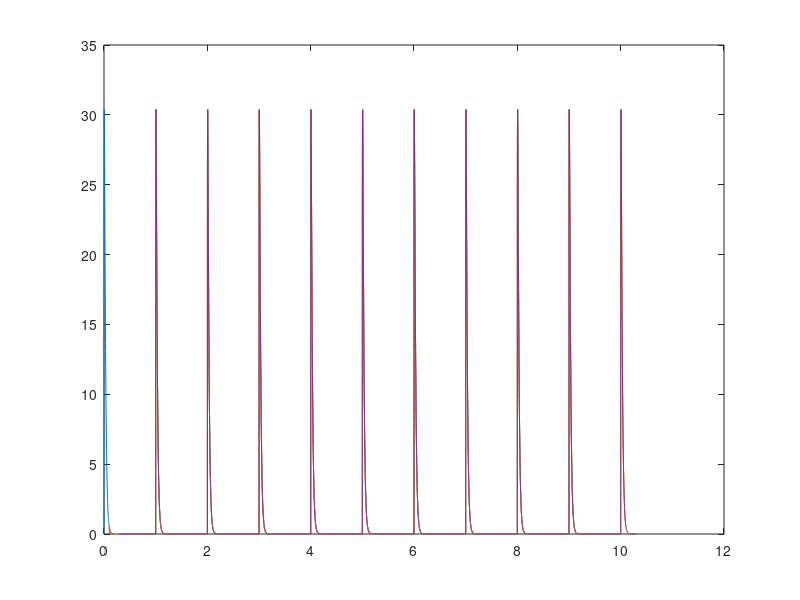

Recreate this plot in MATLAB.
dt = 1e-3;
N = round(1/dt)*10;
t = zeros(N,4);
t(1,:) = 0:.1:.3;

% Pulse (Gamma) function and parameters.
a = 1.25;
b = .02;
% ¡ remember to set negative t to zero!
Pt = @(t,a,b)(1./(b.^a.*gamma(a)).*t.^(a-1).*exp(-t./b));


p = t*0;
events = zeros(size(t,2),1);
for n = 2:size(t,1)
    t(n,:) = t(n-1,:) + dt;
    % event detector.
    % this is a shortcut for neural response to a zero-crossing event + short refractory period.
    for c = 1:numel(events)
        if (mod(t(n,c),1)<mod(t(n-1,c),1)) && ((t(n,c)-events(c))>.1)
            events(c) = t(n,c);
        end
    end
    p(n,:) = Pt((t(n,:)-events').*((t(n,:)-events')>0),a,b);
end
plot(t,p)
